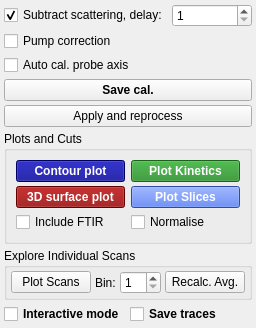
            <widget class="QWidget" name="twoD_processplot_tab">
             <attribute name="title">
              <string>Process</string>
             </attribute>
             <layout class="QVBoxLayout" name="twoD_processplot_layout">
              <property name="spacing">
               <number>4</number>
              </property>
              <property name="leftMargin">
               <number>4</number>
              </property>
              <property name="topMargin">
               <number>4</number>
              </property>
              <property name="rightMargin">
               <number>4</number>
              </property>
              <property name="bottomMargin">
               <number>4</number>
              </property>
              <item>
               <layout class="QGridLayout" name="twoD_preprocess_grid">
                <property name="verticalSpacing">
                 <number>4</number>
                </property>
                <item row="0" column="0">
                 <widget class="QCheckBox" name="twoD_sub_scat_chk">
                  <property name="text">
                   <string>Subtract scattering, delay:</string>
                  </property>
                  <property name="checked">
                   <bool>true</bool>
                  </property>
                 </widget>
                </item>
                <item row="0" column="1">
                 <widget class="QSpinBox" name="twoD_sub_scat_delay">
                  <property name="minimum">
                   <number>1</number>
                  </property>
                  <property name="maximum">
                   <number>1000</number>
                  </property>
                  <property name="value">
                   <number>1</number>
                  </property>
                 </widget>
                </item>
                <item row="1" column="0" colspan="2">
                 <widget class="QCheckBox" name="twoD_pump_corr_chk">
                  <property name="text">
                   <string>Pump correction</string>
                  </property>
                 </widget>
                </item>
                <item row="2" column="0" colspan="2">
                 <widget class="QCheckBox" name="twoD_auto_cal_chk">
                  <property name="text">
                   <string>Auto cal. probe axis</string>
                  </property>
                 </widget>
                </item>
                <item row="4" column="0" colspan="2">
                 <widget class="QPushButton" name="twoD_apply_changes_btn">
                  <property name="text">
                   <string>Apply and reprocess</string>
                  </property>
                 </widget>
                </item>
                <item row="3" column="0" colspan="2">
                 <widget class="QPushButton" name="twoD_save_probe_cal_btn">
                  <property name="styleSheet">
                   <string notr="true">font: bold</string>
                  </property>
                  <property name="text">
                   <string>Save cal.</string>
                  </property>
                 </widget>
                </item>
               </layout>
              </item>
              <item>
               <widget class="QGroupBox" name="twoD_PlotsCuts_box">
                <property name="title">
                 <string>Plots and Cuts</string>
                </property>
                <layout class="QGridLayout" name="twoD_plots_cuts_grid">
                 <property name="verticalSpacing">
                  <number>4</number>
                 </property>
                 <item row="0" column="0">
                  <widget class="QPushButton" name="twoD_contour_btn">
                   <property name="styleSheet">
                    <string notr="true">font: bold; font-size: 12px; color: white; background-color: DarkBlue</string>
                   </property>
                   <property name="text">
                    <string>Contour plot</string>
                   </property>
                  </widget>
                 </item>
                 <item row="0" column="1">
                  <widget class="QPushButton" name="twoD_kinetics_btn">
                   <property name="styleSheet">
                    <string notr="true">font: bold; font-size: 12px; color: white; background-color: ForestGreen;</string>
                   </property>
                   <property name="text">
                    <string>Plot Kinetics</string>
                   </property>
                  </widget>
                 </item>
                 <item row="1" column="0">
                  <widget class="QPushButton" name="twoD_surf_btn">
                   <property name="styleSheet">
                    <string notr="true">font: bold; font-size: 12px; color: white; background-color: DarkRed</string>
                   </property>
                   <property name="text">
                    <string>3D surface plot</string>
                   </property>
                  </widget>
                 </item>
                 <item row="1" column="1">
                  <widget class="QPushButton" name="twoD_slices_btn">
                   <property name="styleSheet">
                    <string notr="true">font: bold; font-size: 12px; color: white; background-color: RoyalBlue</string>
                   </property>
                   <property name="text">
                    <string>Plot Slices</string>
                   </property>
                  </widget>
                 </item>
                 <item row="2" column="0">
                  <widget class="QCheckBox" name="twoD_include_ftir_chk">
                   <property name="text">
                    <string>Include FTIR</string>
                   </property>
                  </widget>
                 </item>
                 <item row="2" column="1">
                  <widget class="QCheckBox" name="twoD_normalise_chk">
                   <property name="text">
                    <string>Normalise</string>
                   </property>
                  </widget>
                 </item>
                </layout>
               </widget>
              </item>
              <item>
               <widget class="QGroupBox" name="twoD_singleScan_box">
                <property name="title">
                 <string>Explore Individual Scans</string>
                </property>
                <layout class="QHBoxLayout" name="twoD_singleScan_layout">
                 <property name="spacing">
                  <number>4</number>
                 </property>
                 <property name="leftMargin">
                  <number>4</number>
                 </property>
                 <property name="topMargin">
                  <number>3</number>
                 </property>
                 <property name="rightMargin">
                  <number>4</number>
                 </property>
                 <property name="bottomMargin">
                  <number>3</number>
                 </property>
                 <item>
                  <widget class="QPushButton" name="twoD_PlotScanContours_btn">
                   <property name="toolTip">
                    <string>Plot an array of 2D contour maps across individual (or binned) scans at the selected t2 delay</string>
                   </property>
                   <property name="text">
                    <string>Plot Scans</string>
                   </property>
                  </widget>
                 </item>
                 <item>
                  <widget class="QLabel" name="twoD_BinScans_lbl">
                   <property name="text">
                    <string>Bin:</string>
                   </property>
                  </widget>
                 </item>
                 <item>
                  <widget class="QSpinBox" name="twoD_BinScans">
                   <property name="minimum">
                    <number>1</number>
                   </property>
                  </widget>
                 </item>
                 <item>
                  <widget class="QPushButton" name="twoD_RecalcAvg_btn">
                   <property name="toolTip">
                    <string>Choose which scans to include in the averaged 2D dataset</string>
                   </property>
                   <property name="text">
                    <string>Recalc. Avg.</string>
                   </property>
                  </widget>
                 </item>
                </layout>
               </widget>
              </item>
              <item>
               <layout class="QHBoxLayout" name="twoD_interactive_layout">
                <item>
                 <widget class="QCheckBox" name="twoD_interactive_chk">
                  <property name="styleSheet">
                   <string notr="true">font: bold</string>
                  </property>
                  <property name="text">
                   <string>Interactive mode</string>
                  </property>
                 </widget>
                </item>
                <item>
                 <widget class="QCheckBox" name="twoD_save_traces_chk">
                  <property name="styleSheet">
                   <string notr="true">font: bold</string>
                  </property>
                  <property name="text">
                   <string>Save traces</string>
                  </property>
                 </widget>
                </item>
               </layout>
              </item>
             </layout>
            </widget>
